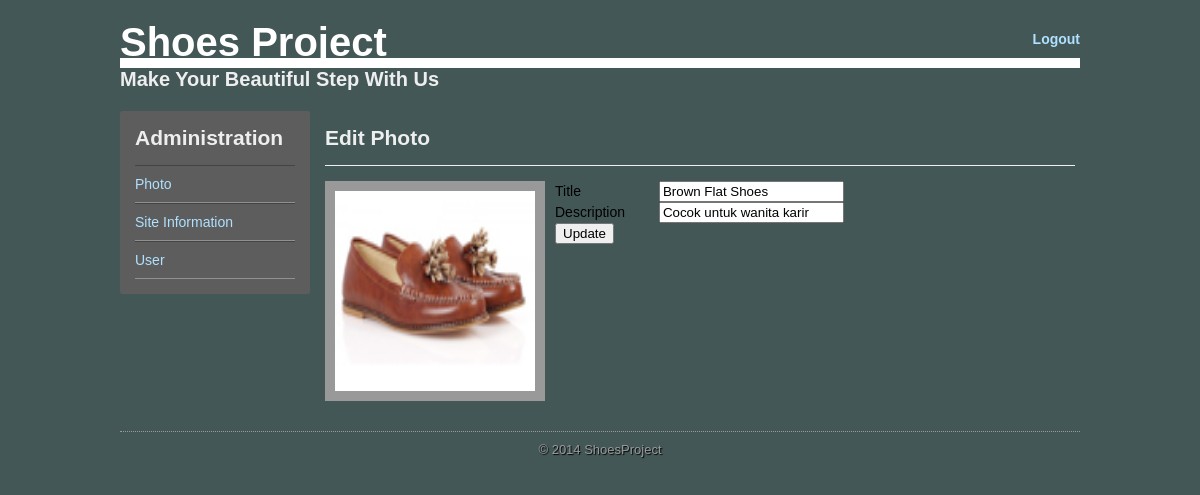
The app's page /admin/edit_photo.php?id=6 (signed in) with its own data.
### tables this page shows
CREATE TABLE IF NOT EXISTS `gallery` (
`Id` int(11) NOT NULL,
  `Title` varchar(20) NOT NULL,
  `Description` varchar(50) NOT NULL,
  `Image` text NOT NULL
);

### admin/edit_photo.php (the view, shortened to what this page needs)
<?php
if (empty($_SESSION['namauser']) AND empty($_SESSION["password"])){
  header('location: login.php?err=Please Login');
}
else
{
	include("koneksi.php");
	$idgaleri = $_GET['id'];
?>
<!DOCTYPE html>
<html>
<head>
	<link rel="stylesheet" href="style.css" />
</head>
<body class="admin">
<div id="bungkus">
	<div id="top">
		<h1 id="page-title">Shoes Project</h1>
		<h2 id="sub-title">Make Your Beautiful Step With Us</h2>
		<div id="links">
			<a href="login.php">Logout</a>
		</div>
	</div>
	<div id="utama">
		<div id="left">
			<h2 class="title">Administration</h2>
			<ul id="menu">
				<li><a href="#">Photo</a></li>
				<li><a href="#">Site Information</a></li>
				<li><a href="#">User</a></li>
			</ul>
		</div>
		<div id="right">
			<h2 class="title">Edit Photo</h2>
			<?php
				$gbr = "";
				$ttl = "";
				$desc = "";
				$result = mysqli_query($con,"Select * from gallery where Id = '$idgaleri'");
				while($row = mysqli_fetch_array($result))
				{
					$gbr = $row[3];
					$ttl = $row[1];
					$desc = $row[2];
				}
			?>
			<form id="edit-photo" action="doUpdatePhoto.php?id=<?php echo $idgaleri; ?>" method="POST">
				<div id="photo">
					<img src="gambar/<?php echo $gbr; ?>" />
				</div>
				<div id="details">
					<div class="field">
						<label>Title</label>
						<input type="text" name="title" value="<?php echo $ttl; ?>" />
					</div>
					<div class="field">
						<label>Description</label>
						<input type="text" name="desc" value="<?php echo $desc; ?>" />
					</div>
				</div>
				<input type="submit" name="update" value="Update" />
			</form>
		</div>
	</div>
	<div id="copy">
		<span>&copy; 2014 ShoesProject</span>
	</div>
</div>
</body>
</html>
<?php
}
?>

### admin/style.css (style rules this page uses)
body { margin: 0; padding: 0; font-family: arial; font-size: 14px; background-color: #435757; }
a { color: #B0E1FF; text-decoration: none; }
#bungkus { width: 960px; margin: 0 auto; }
#top { margin-top: 20px; margin-bottom: 20px; }
h1#page-title { font-size: 40px; margin: 0; color: #ffffff; }
h2#sub-title { border-top: 10px solid #ffffff; color: #eeeeee; font-size: 20px; margin: -7px 0 0; }
#links { float: right; margin-top: -60px; font-weight: bold; }
#copy { clear: both; padding-top: 30px; }
#copy span { display: block; border-top: 1px dotted #999999; text-align: center; color: #999999; padding-top: 10px; padding-bottom: 10px; font-size: 13px; text-shadow: 1px 1px 1px #000000; }
#left { width: 160px; float: left; background: #5D5D5D; border-radius: 3px; padding: 15px; }
#left h2 { color: #eeeeee; margin: 0 0 15px; }
ul#menu { margin: 0; padding: 0; }
ul#menu li { margin: 0; padding: 0; list-style: none; }
ul#menu li a { display: block; padding: 10px 0; border-bottom: 1px solid #909090; border-top: 1px solid #444444; }
#right { width: 750px; float: left; margin-left: 15px; }
#right h2.title { color: #eeeeee; border-bottom: 1px solid #eeeeee; margin: 0 0 15px; padding: 15px 0; }
#edit-photo img { width: 200px; height: 200px; padding: 10px; background: #999999; float: left; margin-right: 10px; }
#edit-photo #details label { width: 100px; display: inline-block; }

### records on screen
gallery: Image (picture), title "Brown Flat Shoes", desc "Cocok untuk wanita karir"
